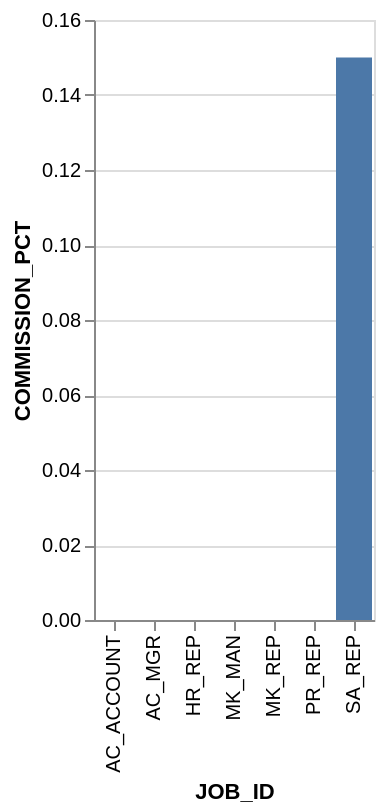

Vega-Lite specification stored for this chart:
### Vega-Lite specification from a JSON file in a GitHub repository (floating-point values rounded to 4 significant figures)
{"data": {"values": [{"x_data": "AC_ACCOUNT", "y_data": 0}, {"x_data": "AC_MGR", "y_data": 0}, {"x_data": "HR_REP", "y_data": 0}, {"x_data": "MK_MAN", "y_data": 0}, {"x_data": "MK_REP", "y_data": 0}, {"x_data": "PR_REP", "y_data": 0}, {"x_data": "SA_REP", "y_data": 0.15}]}, "mark": "bar", "encoding": {"x": {"field": "x_data", "type": "nominal", "title": "JOB_ID", "sort": {"op": "sum", "field": "y_data", "order": "ascending"}}, "y": {"field": "y_data", "type": "quantitative", "title": "COMMISSION_PCT"}}}
